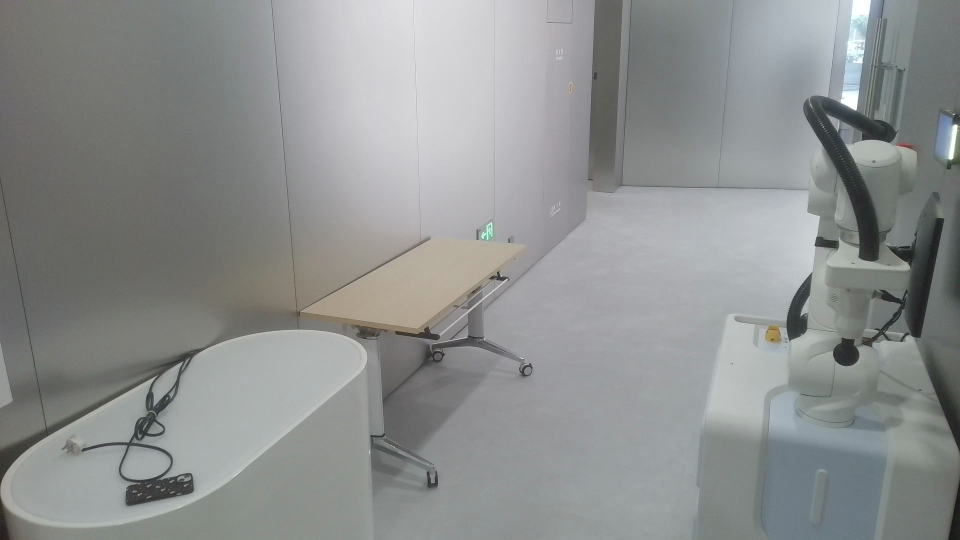
#> input picture reports/real_eval_20260525/frames/real_006/000.jpg, 1920 x 1080 px (shown at 1/2 size); its folder holds 3 pictures in this run
$ python V6_real_store_video_slices.py
#> lines starting #> are read from the running program, lines starting #| are printed output that depends on the picture
from pathlib import Path

from PIL import Image, ImageDraw, ImageFont


ROOT = Path(__file__).resolve().parents[2]
OUT_DIR = ROOT / "reports" / "figures_batch1"

ROWS = [
    ("real_006", "Attention / Greet"),
    ("real_016", "Interest / Elicit"),
    ("real_021", "Desire / Inform"),
    ("real_031", "Desire / Recommend"),
]
COLS = ["t=0s", "t=5s", "t=10s"]


def load_font(size: int, bold: bool = False) -> ImageFont.ImageFont:
    candidates = [
        "/System/Library/Fonts/Supplemental/Arial Bold.ttf" if bold else "/System/Library/Fonts/Supplemental/Arial.ttf",
        "/Library/Fonts/Arial Bold.ttf" if bold else "/Library/Fonts/Arial.ttf",
    ]
    for path in candidates:
        if Path(path).exists():
            return ImageFont.truetype(path, size=size)
    return ImageFont.load_default()


def fit_cover(img: Image.Image, size: tuple[int, int]) -> Image.Image:
    img = img.convert("RGB")
    target_w, target_h = size
    scale = max(target_w / img.width, target_h / img.height)
    resized = img.resize((round(img.width * scale), round(img.height * scale)), Image.LANCZOS)
    left = (resized.width - target_w) // 2
    top = (resized.height - target_h) // 2
    return resized.crop((left, top, left + target_w, top + target_h))


def draw_label(draw: ImageDraw.ImageDraw, xy: tuple[int, int], text: str, font: ImageFont.ImageFont) -> None:
    x, y = xy
    pad_x, pad_y = 10, 5
    bbox = draw.textbbox((x, y), text, font=font)
    rect = (bbox[0] - pad_x, bbox[1] - pad_y, bbox[2] + pad_x, bbox[3] + pad_y)
    draw.rounded_rectangle(rect, radius=6, fill=(255, 255, 255, 230), outline=(43, 58, 74), width=1)
    draw.text((x, y), text, fill=(21, 31, 42), font=font)


def main() -> None:
    OUT_DIR.mkdir(parents=True, exist_ok=True)
    cell_w, cell_h = 430, 260
    row_gap, col_gap = 18, 12
    left_label_w = 230
    top_header_h = 56
    margin = 22
    width = margin * 2 + left_label_w + len(COLS) * cell_w + (len(COLS) - 1) * col_gap
    height = margin * 2 + top_header_h + len(ROWS) * cell_h + (len(ROWS) - 1) * row_gap

    canvas = Image.new("RGB", (width, height), (248, 249, 250))
    draw = ImageDraw.Draw(canvas, "RGBA")
    title_font = load_font(28, bold=True)
    header_font = load_font(24, bold=True)
    row_font = load_font(22, bold=True)
    small_font = load_font(18)

    draw.text((margin, 14), "Real-store video slices from the sim-to-real pilot", fill=(16, 32, 45), font=title_font)

    for c, col in enumerate(COLS):
        x = margin + left_label_w + c * (cell_w + col_gap) + cell_w // 2
        bbox = draw.textbbox((0, 0), col, font=header_font)
        draw.text((x - (bbox[2] - bbox[0]) / 2, margin + 26), col, fill=(16, 32, 45), font=header_font)
#> this loop made 3 passes
#> bbox on passes 1 to 3: (0, 2, 19, 10), (0, 2, 19, 10), (0, 2, 25, 10)

    for r, (session_id, label) in enumerate(ROWS):
        y = margin + top_header_h + r * (cell_h + row_gap)
        draw.rounded_rectangle((margin, y, margin + left_label_w - 18, y + cell_h), radius=8, fill=(233, 239, 244), outline=(194, 205, 214), width=1)
        draw.text((margin + 16, y + 76), session_id, fill=(16, 32, 45), font=row_font)
        draw.text((margin + 16, y + 112), label, fill=(48, 79, 104), font=small_font)
        draw.text((margin + 16, y + 144), "full annotation", fill=(48, 79, 104), font=small_font)

        for c in range(3):
            x = margin + left_label_w + c * (cell_w + col_gap)
            frame = ROOT / "reports" / "real_eval_20260525" / "frames" / session_id / f"{c:03d}.jpg"
            img = fit_cover(Image.open(frame), (cell_w, cell_h))
#> in fit_cover, img is the input picture: PIL image 1920x1080 RGB; mean R, G, B 141.5, 144, 143.4
#> in fit_cover, `target_w, target_h = size`: target_w = 430; target_h = 260
#> in fit_cover, `scale = max(target_w / img.width, target_h / img.height)`: scale = 0.241
#> in fit_cover, `resized = img.resize((round(img.width * scale), round(img.height * sca..`:
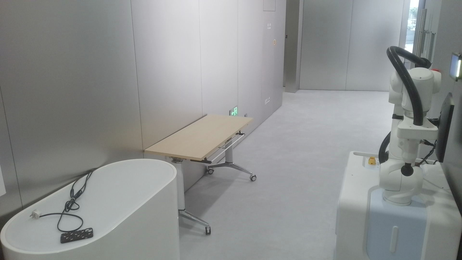
#> resized: PIL image 462x260 RGB; mean R, G, B 141.5, 144, 143.4
#> in fit_cover, `left = (resized.width - target_w) // 2`: left = 16
#> in fit_cover, `top = (resized.height - target_h) // 2`: top = 0
#> in fit_cover, `return resized.crop((left, top, left + target_w, top + target_h))`:
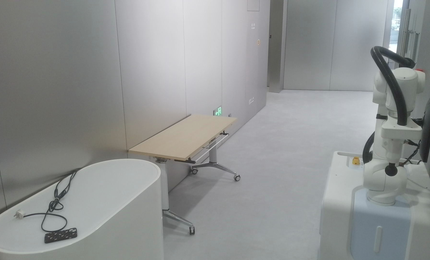
#> returned value: PIL image 430x260 RGB; mean R, G, B 144.2, 146.8, 146.3
            canvas.paste(img, (x, y))
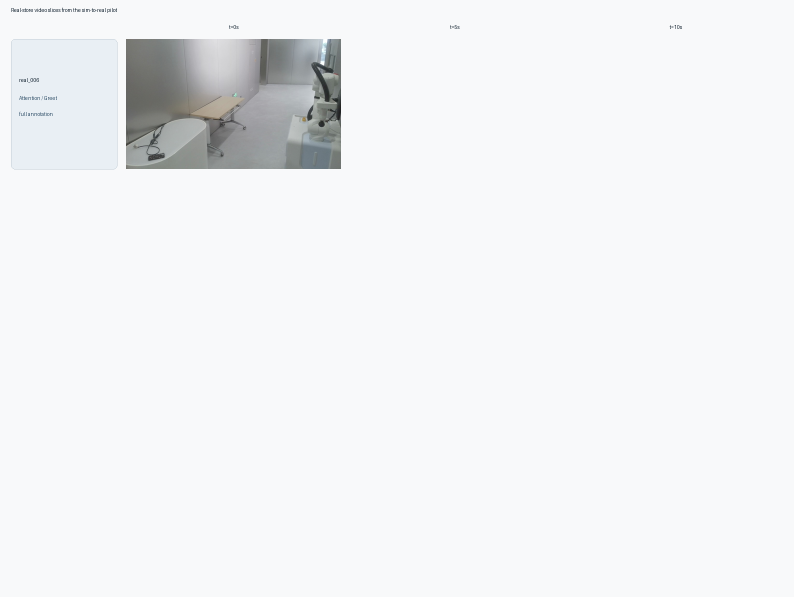
#> canvas: PIL image 1588x1194 RGB (shown at 1/2 size); mean R, G, B 241.3, 242.6, 243.6
            draw.rounded_rectangle((x, y, x + cell_w, y + cell_h), radius=3, outline=(23, 37, 51), width=2)
            draw_label(draw, (x + 12, y + 12), f"{session_id} / {COLS[c]}", small_font)

    png_path = OUT_DIR / "V6_real_store_video_slices.png"
    pdf_path = OUT_DIR / "V6_real_store_video_slices.pdf"
    canvas.save(png_path, quality=92)
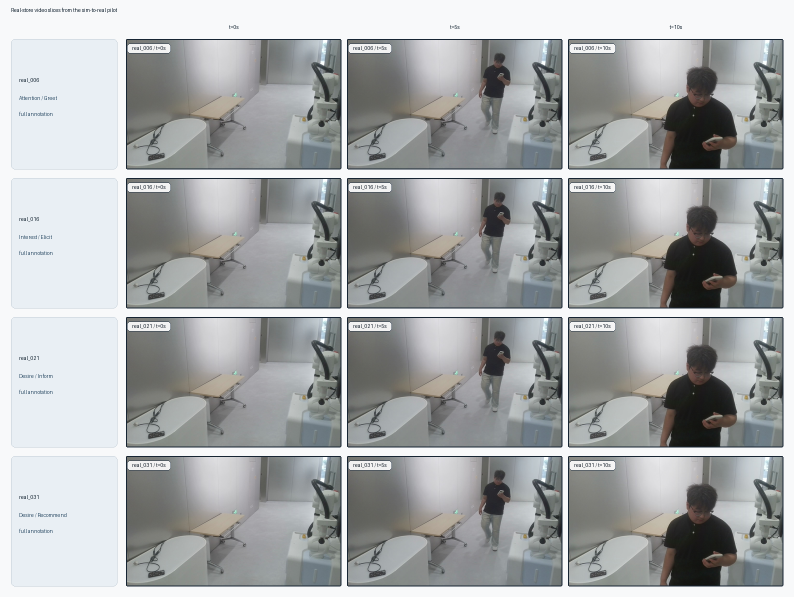
#> saved as V6_real_store_video_slices.png: PIL image 1588x1194 RGB (shown at 1/2 size); mean R, G, B 167.4, 170.1, 170.7
    canvas.save(pdf_path, "PDF", resolution=150.0)
    print(png_path)
#| reports/figures_batch1/V6_real_store_video_slices.png
    print(pdf_path)


if __name__ == "__main__":
    main()
